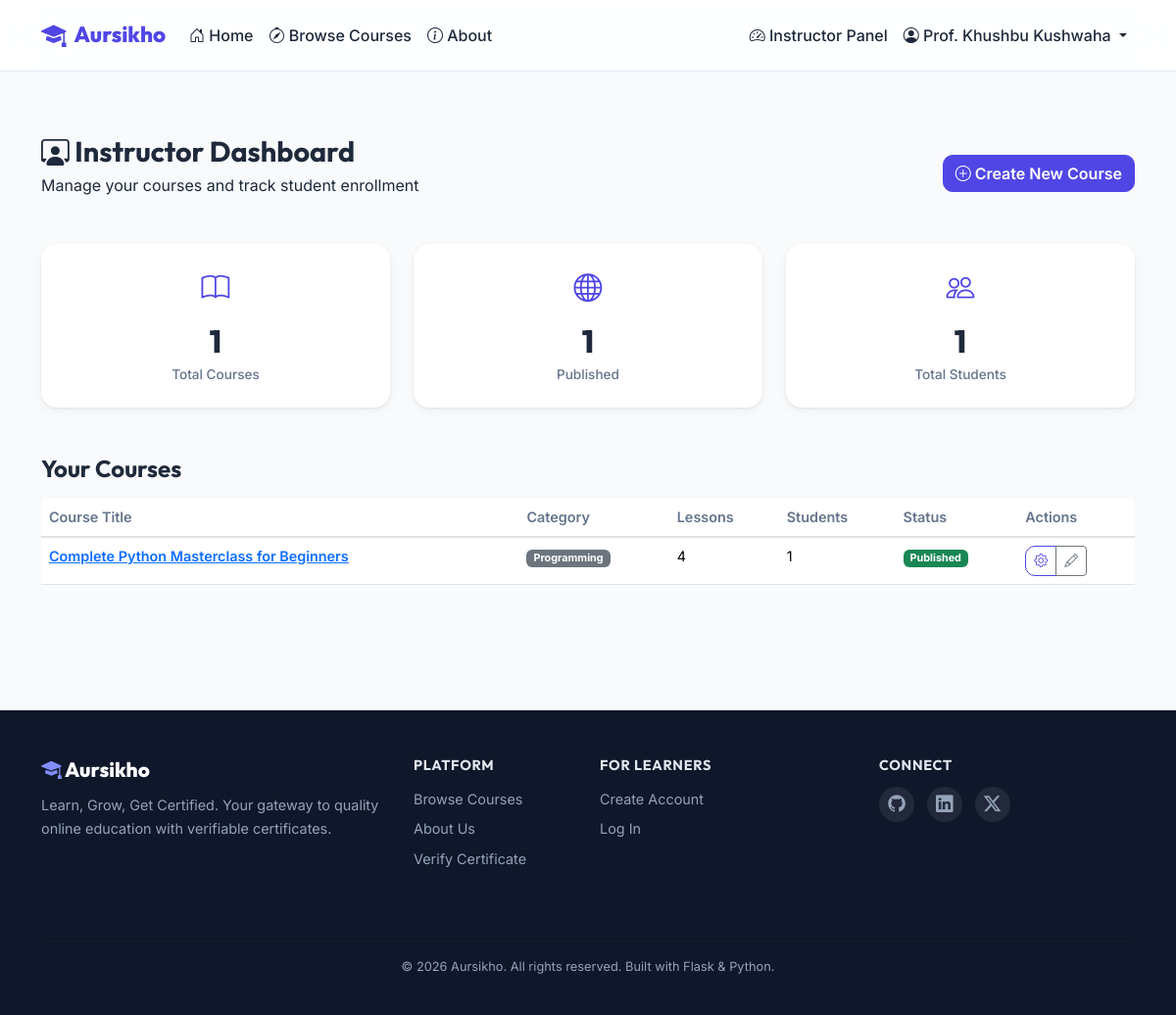
The page /instructor/dashboard (signed in) on the database its author committed.
### app/models.py (models this page shows, shortened)
class User(UserMixin, db.Model):
    __tablename__ = 'users'
    id = db.Column(db.Integer, primary_key=True)
    username = db.Column(db.String(64), unique=True, nullable=False, index=True)
    email = db.Column(db.String(120), unique=True, nullable=False, index=True)
    password_hash = db.Column(db.String(256), nullable=False)
    role = db.Column(db.String(20), nullable=False, default='student')  # student, instructor, admin
    full_name = db.Column(db.String(128), nullable=False)
    bio = db.Column(db.Text, default='')
    avatar = db.Column(db.String(256), default='default.png')
    created_at = db.Column(db.DateTime, default=lambda: datetime.now(timezone.utc))
    courses_teaching = db.relationship('Course', backref='instructor', lazy='dynamic')
    enrollments = db.relationship('Enrollment', backref='student', lazy='dynamic')
    certificates = db.relationship('Certificate', backref='student', lazy='dynamic')
    @property
    def is_instructor(self):
        return self.role == 'instructor'
    @property
    def is_student(self):
        return self.role == 'student'

class Course(db.Model):
    __tablename__ = 'courses'
    id = db.Column(db.Integer, primary_key=True)
    title = db.Column(db.String(200), nullable=False)
    description = db.Column(db.Text, nullable=False)
    short_description = db.Column(db.String(300), default='')
    thumbnail = db.Column(db.String(256), default='default_course.png')
    category = db.Column(db.String(50), nullable=False, default='General')
    difficulty = db.Column(db.String(20), nullable=False, default='beginner')  # beginner, intermediate, advanced
    is_published = db.Column(db.Boolean, default=False)
    instructor_id = db.Column(db.Integer, db.ForeignKey('users.id'), nullable=False)
    created_at = db.Column(db.DateTime, default=lambda: datetime.now(timezone.utc))
    updated_at = db.Column(db.DateTime, default=lambda: datetime.now(timezone.utc),
                           onupdate=lambda: datetime.now(timezone.utc))
    lessons = db.relationship('Lesson', backref='course', lazy='dynamic',
                              order_by='Lesson.order_num', cascade='all, delete-orphan')
    quizzes = db.relationship('Quiz', backref='course', lazy='dynamic', cascade='all, delete-orphan')
    enrollments = db.relationship('Enrollment', backref='course', lazy='dynamic', cascade='all, delete-orphan')
    @property
    def total_lessons(self):
        return self.lessons.count()
    @property
    def total_enrolled(self):
        return self.enrollments.count()

### app/routes/instructor.py (the view)
@instructor_bp.route('/dashboard')
@login_required
@instructor_required
def dashboard():
    courses = Course.query.filter_by(instructor_id=current_user.id).order_by(Course.created_at.desc()).all()
    total_students = sum(c.total_enrolled for c in courses)
    published_count = sum(1 for c in courses if c.is_published)
    return render_template('dashboard/instructor.html', courses=courses,
                           total_students=total_students, published_count=published_count,
                           title='Instructor Dashboard')

### app/templates/dashboard/instructor.html (shortened to what this page needs)
{% extends "base.html" %}
{% block content %}
<section class="dashboard-section">
    <div class="container">
        <div class="dashboard-header">
            <div class="d-flex justify-content-between align-items-center flex-wrap gap-3">
                <div>
                    <h1><i class="bi bi-person-workspace"></i> Instructor Dashboard</h1>
                    <p>Manage your courses and track student enrollment</p>
                </div>
                <a href="{{ url_for('instructor.create_course') }}" class="btn btn-primary">
                    <i class="bi bi-plus-circle"></i> Create New Course
                </a>
            </div>
        </div>
        <div class="row g-4 mb-5">
            <div class="col-md-4">
                <div class="stat-card">
                    <div class="stat-icon"><i class="bi bi-book"></i></div>
                    <div class="stat-number">{{ courses|length }}</div>
                    <div class="stat-label">Total Courses</div>
                </div>
            </div>
            <div class="col-md-4">
                <div class="stat-card">
                    <div class="stat-icon"><i class="bi bi-globe"></i></div>
                    <div class="stat-number">{{ published_count }}</div>
                    <div class="stat-label">Published</div>
                </div>
            </div>
            <div class="col-md-4">
                <div class="stat-card">
                    <div class="stat-icon"><i class="bi bi-people"></i></div>
                    <div class="stat-number">{{ total_students }}</div>
                    <div class="stat-label">Total Students</div>
                </div>
            </div>
        </div>
        {% if courses %}
        <h4 class="mb-3">Your Courses</h4>
        <div class="table-responsive">
            <table class="table table-hover dashboard-table">
                <thead>
                    <tr>
                        <th>Course Title</th>
                        <th>Category</th>
                        <th>Lessons</th>
                        <th>Students</th>
                        <th>Status</th>
                        <th>Actions</th>
                    </tr>
                </thead>
                <tbody>
                    {% for course in courses %}
                    <tr>
                        <td>
                            <a href="{{ url_for('instructor.manage_course', course_id=course.id) }}" class="fw-semibold">
                                {{ course.title }}
                            </a>
                        </td>
                        <td><span class="badge bg-secondary">{{ course.category }}</span></td>
                        <td>{{ course.total_lessons }}</td>
                        <td>{{ course.total_enrolled }}</td>
                        <td>
                            {% if course.is_published %}
                            <span class="badge bg-success">Published</span>
                            {% else %}
                            <span class="badge bg-warning">Draft</span>
                            {% endif %}
                        </td>
                        <td>
                            <div class="btn-group btn-group-sm">
                                <a href="{{ url_for('instructor.manage_course', course_id=course.id) }}" class="btn btn-outline-primary" title="Manage">
                                    <i class="bi bi-gear"></i>
                                </a>
                                <a href="{{ url_for('instructor.edit_course', course_id=course.id) }}" class="btn btn-outline-secondary" title="Edit">
                                    <i class="bi bi-pencil"></i>
                                </a>
                            </div>
                        </td>
                    </tr>
                    {% endfor %}
                </tbody>
            </table>
        </div>
        {% endif %}
    </div>
</section>
{% endblock %}

### app/templates/base.html (shortened to what this page needs)
<!DOCTYPE html>
<html lang="en" data-bs-theme="light">
<head>
    <link href="https://cdn.jsdelivr.net/npm/bootstrap@5.3.3/dist/css/bootstrap.min.css" rel="stylesheet">
    <link href="https://cdn.jsdelivr.net/npm/bootstrap-icons@1.11.3/font/bootstrap-icons.min.css" rel="stylesheet">
    <link rel="stylesheet" href="{{ url_for('static', filename='css/style.css') }}">
</head>
<body>
    <nav class="navbar navbar-expand-lg sticky-top" id="mainNavbar">
        <div class="container">
            <a class="navbar-brand" href="{{ url_for('main.home') }}">
                <i class="bi bi-mortarboard-fill brand-icon"></i>
                <span class="brand-text">Aursikho</span>
            </a>
            <div class="collapse navbar-collapse" id="navbarContent">
                <ul class="navbar-nav me-auto mb-2 mb-lg-0">
                    <li class="nav-item">
                        <a class="nav-link" href="{{ url_for('main.home') }}">
                            <i class="bi bi-house-door"></i> Home
                        </a>
                    </li>
                    <li class="nav-item">
                        <a class="nav-link" href="{{ url_for('main.browse') }}">
                            <i class="bi bi-compass"></i> Browse Courses
                        </a>
                    </li>
                    <li class="nav-item">
                        <a class="nav-link" href="{{ url_for('main.about') }}">
                            <i class="bi bi-info-circle"></i> About
                        </a>
                    </li>
                </ul>
                <ul class="navbar-nav ms-auto">
                    {% if current_user.is_authenticated %}
                        {% if current_user.is_student %}
                        <li class="nav-item">
                            <a class="nav-link" href="{{ url_for('student.dashboard') }}">
                                <i class="bi bi-speedometer2"></i> My Dashboard
                            </a>
                        </li>
                        {% elif current_user.is_instructor %}
                        <li class="nav-item">
                            <a class="nav-link" href="{{ url_for('instructor.dashboard') }}">
                                <i class="bi bi-speedometer2"></i> Instructor Panel
                            </a>
                        </li>
                        {% elif current_user.is_admin %}
                        <li class="nav-item">
                            <a class="nav-link" href="{{ url_for('admin.panel') }}">
                                <i class="bi bi-shield-lock"></i> Admin Panel
                            </a>
                        </li>
                        {% endif %}
                        <li class="nav-item dropdown">
                            <a class="nav-link dropdown-toggle" href="#" role="button"
                               data-bs-toggle="dropdown" aria-expanded="false">
                                <i class="bi bi-person-circle"></i> {{ current_user.full_name }}
                            </a>
                        </li>
                    {% endif %}
                </ul>
            </div>
        </div>
    </nav>
    <main class="main-content">
        {% block content %}{% endblock %}
    </main>
    <footer class="site-footer">
        <div class="container">
            <div class="row">
                <div class="col-md-4 mb-4">
                    <h5 class="footer-brand">
                        <i class="bi bi-mortarboard-fill"></i> Aursikho
                    </h5>
                    <p class="footer-description">
                        Learn, Grow, Get Certified. Your gateway to quality online education with verifiable certificates.
                    </p>
                </div>
                <div class="col-md-2 mb-4">
                    <h6 class="footer-heading">Platform</h6>
                    <ul class="footer-links">
                        <li><a href="{{ url_for('main.browse') }}">Browse Courses</a></li>
                        <li><a href="{{ url_for('main.about') }}">About Us</a></li>
                        <li><a href="{{ url_for('certificate.verify_page') }}">Verify Certificate</a></li>
                    </ul>
                </div>
                <div class="col-md-3 mb-4">
                    <h6 class="footer-heading">For Learners</h6>
                    <ul class="footer-links">
                        <li><a href="{{ url_for('auth.register') }}">Create Account</a></li>
                        <li><a href="{{ url_for('auth.login') }}">Log In</a></li>
                    </ul>
                </div>
                <div class="col-md-3 mb-4">
                    <h6 class="footer-heading">Connect</h6>
                    <div class="footer-social">
                        <a href="#"><i class="bi bi-github"></i></a>
                        <a href="#"><i class="bi bi-linkedin"></i></a>
                        <a href="#"><i class="bi bi-twitter-x"></i></a>
                    </div>
                </div>
            </div>
            <hr class="footer-divider">
            <div class="footer-bottom">
                <p>&copy; 2026 Aursikho. All rights reserved. Built with Flask &amp; Python.</p>
            </div>
        </div>
    </footer>
</body>
</html>

### app/static/css/style.css (style rules this page uses)
:root { --primary: #4f46e5; --primary-light: #818cf8; --primary-dark: #3730a3; --accent: #06b6d4; --success: #10b981; --warning: #f59e0b; --danger: #ef4444; --bg: #f8fafc; --bg-card: #ffffff; --text: #1e293b; --text-muted: #64748b; --border: #e2e8f0; --shadow: 0 1px 3px rgba(0,0,0,.08), 0 4px 12px rgba(0,0,0,.04); --shadow-lg: 0 4px 24px rgba(0,0,0,.1); --radius: 16px; --radius-sm: 10px; --font: 'Inter', system-ui, sans-serif; --font-display: 'Outfit', 'Inter', sans-serif; --gradient: linear-gradient(135deg, var(--primary), var(--accent)); }
* { box-sizing: border-box; }
body { font-family: var(--font); background: var(--bg); color: var(--text); }
h1,h2,h3,h4,h5,h6 { font-family: var(--font-display); font-weight: 700; }
#mainNavbar { background: rgba(255,255,255,.85); backdrop-filter: blur(16px); border-bottom: 1px solid var(--border); padding: .75rem 0; z-index: 1000; transition: box-shadow .3s; }
.navbar-brand { display: flex; align-items: center; gap: .5rem; font-family: var(--font-display); font-weight: 800; font-size: 1.4rem; color: var(--primary) !important; }
.brand-icon { font-size: 1.6rem; }
.nav-link { font-weight: 500; color: var(--text) !important; transition: color .2s; }
.btn-primary { background: var(--primary); border-color: var(--primary); border-radius: var(--radius-sm); font-weight: 600; transition: transform .15s, box-shadow .15s; }
.btn-outline-primary { color: var(--primary); border-color: var(--primary); border-radius: var(--radius-sm); font-weight: 600; }
.stat-card { background: var(--bg-card); border-radius: var(--radius); padding: 1.5rem; text-align: center; box-shadow: var(--shadow); transition: transform .2s; }
.stat-icon { font-size: 1.8rem; color: var(--primary); margin-bottom: .5rem; }
.stat-number { font-family: var(--font-display); font-size: 2rem; font-weight: 800; color: var(--text); }
.stat-label { color: var(--text-muted); font-size: .85rem; font-weight: 500; }
.dashboard-section { padding: 3rem 0; }
.dashboard-header { margin-bottom: 2rem; }
.dashboard-header h1 { font-size: 1.8rem; margin-bottom: .3rem; }
.dashboard-table { font-size: .9rem; }
.dashboard-table th { font-weight: 600; color: var(--text-muted); border-bottom-width: 2px; }
.site-footer { background: #0f172a; color: #94a3b8; padding: 3rem 0 1.5rem; margin-top: 4rem; }
.footer-brand { color: #fff; font-family: var(--font-display); font-weight: 800; font-size: 1.3rem; margin-bottom: .8rem; }
.footer-brand i { color: var(--primary-light); }
.footer-description { font-size: .9rem; line-height: 1.6; }
.footer-heading { color: #e2e8f0; font-size: .9rem; font-weight: 700; margin-bottom: .8rem; text-transform: uppercase; letter-spacing: .05em; }
.footer-links { list-style: none; padding: 0; }
.footer-links li { margin-bottom: .4rem; }
.footer-links a { color: #94a3b8; text-decoration: none; font-size: .9rem; transition: color .2s; }
.footer-social { display: flex; gap: .8rem; }
.footer-social a { width: 36px; height: 36px; background: rgba(255,255,255,.08); border-radius: 50%; display: flex; align-items: center; justify-content: center; color: #94a3b8; font-size: 1.1rem; transition: background .2s, color .2s; text-decoration: none; }
.footer-divider { border-color: rgba(255,255,255,.08); margin: 2rem 0 1rem; }
.footer-bottom { text-align: center; font-size: .8rem; }

### rows shown on the page
User: full_name "Prof. Khushbu Kushwaha"
Course: title "Complete Python Masterclass for Beginners", category "Programming", total_lessons "4", total_enrolled "1", is_published "Published"

### other values the page prints
{{ courses|length }} "1"
{{ published_count }} "1"
{{ total_students }} "1"
